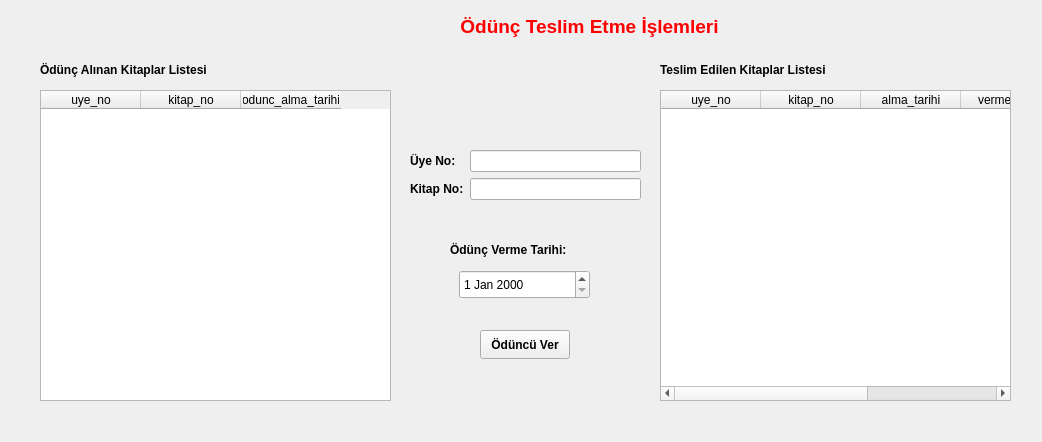
<?xml version="1.0" encoding="UTF-8"?>
<ui version="4.0">
 <class>OduncTeslim</class>
 <widget class="QWidget" name="OduncTeslim">
  <property name="geometry">
   <rect>
    <x>0</x>
    <y>0</y>
    <width>1042</width>
    <height>442</height>
   </rect>
  </property>
  <property name="windowTitle">
   <string>Form</string>
  </property>
  <widget class="QLabel" name="label_3">
   <property name="geometry">
    <rect>
     <x>40</x>
     <y>60</y>
     <width>211</width>
     <height>20</height>
    </rect>
   </property>
   <property name="font">
    <font>
     <bold>true</bold>
    </font>
   </property>
   <property name="text">
    <string>Ödünç Alınan Kitaplar Listesi</string>
   </property>
  </widget>
  <widget class="QLabel" name="label_2">
   <property name="geometry">
    <rect>
     <x>660</x>
     <y>60</y>
     <width>211</width>
     <height>20</height>
    </rect>
   </property>
   <property name="font">
    <font>
     <bold>true</bold>
    </font>
   </property>
   <property name="text">
    <string>Teslim Edilen Kitaplar Listesi</string>
   </property>
  </widget>
  <widget class="QLabel" name="label_6">
   <property name="geometry">
    <rect>
     <x>450</x>
     <y>240</y>
     <width>151</width>
     <height>20</height>
    </rect>
   </property>
   <property name="font">
    <font>
     <bold>true</bold>
    </font>
   </property>
   <property name="text">
    <string>Ödünç Verme Tarihi:</string>
   </property>
  </widget>
  <widget class="QDateEdit" name="dateEdit">
   <property name="geometry">
    <rect>
     <x>459</x>
     <y>270</y>
     <width>131</width>
     <height>29</height>
    </rect>
   </property>
  </widget>
  <widget class="QPushButton" name="btnOduncuVer">
   <property name="geometry">
    <rect>
     <x>480</x>
     <y>330</y>
     <width>90</width>
     <height>29</height>
    </rect>
   </property>
   <property name="font">
    <font>
     <bold>true</bold>
    </font>
   </property>
   <property name="text">
    <string>Ödüncü Ver</string>
   </property>
  </widget>
  <widget class="QTableWidget" name="tableWidget">
   <property name="geometry">
    <rect>
     <x>40</x>
     <y>90</y>
     <width>351</width>
     <height>311</height>
    </rect>
   </property>
   <column>
    <property name="text">
     <string>uye_no</string>
    </property>
   </column>
   <column>
    <property name="text">
     <string>kitap_no</string>
    </property>
   </column>
   <column>
    <property name="text">
     <string>odunc_alma_tarihi</string>
    </property>
   </column>
  </widget>
  <widget class="QTableWidget" name="tableWidget_2">
   <property name="geometry">
    <rect>
     <x>660</x>
     <y>90</y>
     <width>351</width>
     <height>311</height>
    </rect>
   </property>
   <column>
    <property name="text">
     <string>uye_no</string>
    </property>
   </column>
   <column>
    <property name="text">
     <string>kitap_no</string>
    </property>
   </column>
   <column>
    <property name="text">
     <string>alma_tarihi</string>
    </property>
   </column>
   <column>
    <property name="text">
     <string>verme_tarihi</string>
    </property>
   </column>
   <column>
    <property name="text">
     <string>borc</string>
    </property>
   </column>
  </widget>
  <widget class="QWidget" name="">
   <property name="geometry">
    <rect>
     <x>410</x>
     <y>150</y>
     <width>231</width>
     <height>65</height>
    </rect>
   </property>
   <layout class="QFormLayout" name="formLayout">
    <item row="0" column="0">
     <widget class="QLabel" name="label_4">
      <property name="font">
       <font>
        <bold>true</bold>
       </font>
      </property>
      <property name="text">
       <string>Üye No:</string>
      </property>
     </widget>
    </item>
    <item row="0" column="1">
     <widget class="QLineEdit" name="leUyeNo"/>
    </item>
    <item row="1" column="0">
     <widget class="QLabel" name="label_5">
      <property name="font">
       <font>
        <bold>true</bold>
       </font>
      </property>
      <property name="text">
       <string>Kitap No:</string>
      </property>
     </widget>
    </item>
    <item row="1" column="1">
     <widget class="QLineEdit" name="leKitapNo"/>
    </item>
   </layout>
  </widget>
  <widget class="QWidget" name="">
   <property name="geometry">
    <rect>
     <x>390</x>
     <y>10</y>
     <width>399</width>
     <height>33</height>
    </rect>
   </property>
   <layout class="QHBoxLayout" name="horizontalLayout">
    <item>
     <widget class="QLabel" name="label">
      <property name="palette">
       <palette>
        <active>
         <colorrole role="WindowText">
          <brush brushstyle="SolidPattern">
           <color alpha="255">
            <red>255</red>
            <green>0</green>
            <blue>0</blue>
           </color>
          </brush>
         </colorrole>
        </active>
        <inactive>
         <colorrole role="WindowText">
          <brush brushstyle="SolidPattern">
           <color alpha="255">
            <red>255</red>
            <green>0</green>
            <blue>0</blue>
           </color>
          </brush>
         </colorrole>
        </inactive>
        <disabled/>
       </palette>
      </property>
      <property name="font">
       <font>
        <pointsize>14</pointsize>
        <bold>true</bold>
       </font>
      </property>
      <property name="text">
       <string>Ödünç Teslim Etme İşlemleri</string>
      </property>
      <property name="alignment">
       <set>Qt::AlignmentFlag::AlignCenter</set>
      </property>
     </widget>
    </item>
   </layout>
  </widget>
 </widget>
 <resources/>
 <connections/>
</ui>
